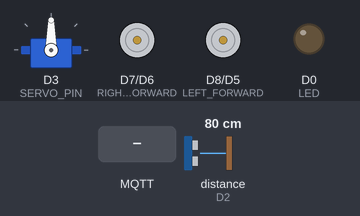
This program was run on a simulated ESP8266 (NodeMCU). On the bench: servo, motor-driver pin pairs drawn as motors (green arrow = first pin HIGH = forward, orange = second pin HIGH = backward, longer = more drive), output pins drawn as LEDs (lit = HIGH). The inputs (shaded band) are chosen by the test bench; at power-on: distance to the obstacle (sensor on D2) 80 cm. The echo pulse lasts 58.3 µs per cm; WiFi joins after 1.5 s; servers stay silent unless stated; random numbers use the default seed unless the program sets one; no MQTT or app messages arrive unless stated; what the program prints to the serial monitor is not drawn.

Above: at 2.9 s.
3.0 s: MQTT message "f" arrives on the first subscribed topic
At 4.1 s:
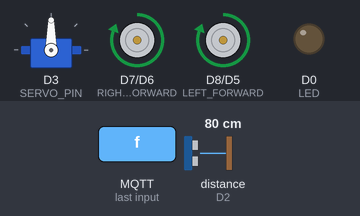
4.5 s: distance to the obstacle (sensor on D2) set to 17 cm
6.0 s: distance to the obstacle (sensor on D2) set to 13 cm
At 7.8 s:
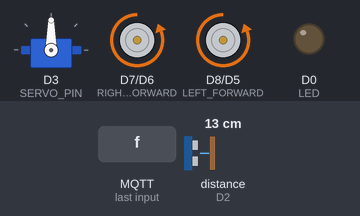
9.0 s: MQTT message "l" arrives on the first subscribed topic
12.0 s: MQTT message "r" arrives on the first subscribed topic
At 12.2 s:
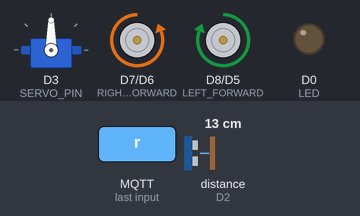
13.9 s: MQTT message "b" arrives on the first subscribed topic
At 14.6 s:
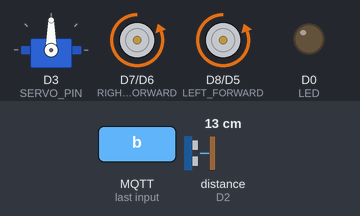
Timing chart, 0 to 16.4 s (numbered marks = the images above; inputs shaded):
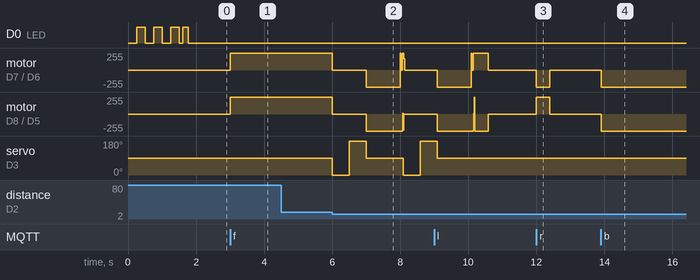

Measured:
- the behaviour switches between 15 and 14 cm on distance to the obstacle (sensor on D2) (found by bisection; images 1 and 2)
- after the input at 3.0 s, motor on D7 (RIGHT_FORWARD) / D6 (RIGHT_BACKWARD), motor on D8 (LEFT_FORWARD) / D5 (LEFT_BACKWARD): stopped → forward 255/255 at once
- after the input at 4.5 s, every drawn part: stays the same
- after the input at 6.0 s, motor on D7 (RIGHT_FORWARD) / D6 (RIGHT_BACKWARD): forward 255/255 → stopped at once, → backward 255/255 1.0 s later, → stopped 1.0 s later; motor on D8 (LEFT_FORWARD) / D5 (LEFT_BACKWARD): forward 255/255 → stopped at once, → backward 255/255 1.0 s later, → stopped 1.1 s later
- after the input at 12.0 s, motor on D7 (RIGHT_FORWARD) / D6 (RIGHT_BACKWARD): stopped → backward 255/255 at once, → stopped 0.40 s later; motor on D8 (LEFT_FORWARD) / D5 (LEFT_BACKWARD): stopped → forward 255/255 at once, → stopped 0.40 s later
- after the input at 13.9 s, motor on D7 (RIGHT_FORWARD) / D6 (RIGHT_BACKWARD), motor on D8 (LEFT_FORWARD) / D5 (LEFT_BACKWARD): stopped → backward 255/255 at once

The program:

main.cpp
```cpp
#include <ESP8266WiFi.h>
#include <NewPing.h>
#define MQTT_MAX_PACKET_SIZE 10

#include <PubSubClient.h>
#include <Servo.h>

#include "controller.cpp"

const char* ssid = "Galaxy M13 5G";
const char* password = "littleb0is";
const char* mqtt_server = "192.168.117.206";

#define LED D0
#define TRIGGER_PIN D1
#define ECHO_PIN D2
#define SERVO_PIN D3
#define DISTANCE_THRESHOLD 15

void callback(char* topic, byte* payload, unsigned int length);
void reconnect();
void led_off();
void led_on();
void setup_wifi();

WiFiClient espClient;
PubSubClient client(espClient);
Servo servo;
Pod pod(servo);
NewPing sonar(TRIGGER_PIN, ECHO_PIN);

void setup() {
  Serial.begin(9600);
  pinMode(LED, OUTPUT);
  servo.attach(SERVO_PIN);
  pod.zero_state();
  WiFi.mode(WIFI_STA);
  WiFi.setSleep(false);

  setup_wifi();
  client.setServer(mqtt_server, 1883);
  client.setCallback(callback);
  reconnect();
}

void loop() {
  if (!client.connected()) {
    reconnect();
  }
  client.loop();
  int distance = sonar.ping_cm();
  if (distance < DISTANCE_THRESHOLD && distance != 0 && pod.state == 'f') {
    pod.zero_state();

    servo.write(0);
    delay(500);
    int left_distance = sonar.ping_cm();
    servo.write(180);
    delay(500);
    int right_distance = sonar.ping_cm();
    pod.move_backward();
    servo.write(90);
    delay(1000);

    if (left_distance < DISTANCE_THRESHOLD &&
        right_distance < DISTANCE_THRESHOLD && left_distance != 0 &&
        right_distance != 0) {
      pod.rotate_left();
      pod.rotate_left();
      pod.rotate_left();
      pod.rotate_left();
      pod.move_forward();
      return;
    }

    if (left_distance == 0) {
      pod.rotate_left();
      delay(500);
      pod.move_forward();
      return;
    }

    if (right_distance == 0) {
      pod.rotate_right();
      delay(500);
      pod.move_forward();
      return;
    }

    if (left_distance < right_distance) {
      pod.rotate_right();
      delay(500);
      pod.move_forward();
      return;
    } else if (right_distance < left_distance) {
      pod.rotate_left();
      delay(500);
      pod.move_forward();
      return;
    }
    pod.turn_right();
    pod.turn_right();
    pod.turn_right();

    pod.move_forward();
  }
}

void setup_wifi() {
  delay(10);
  Serial.println();
  Serial.print("Connecting to ");
  Serial.println(ssid);

  WiFi.begin(ssid, password);

  while (WiFi.status() != WL_CONNECTED) {
    led_on();
    delay(250);
    led_off();
    delay(250);
    Serial.print(".");
  }

  Serial.println("");
  Serial.println("WiFi connected");
  Serial.println("IP address: ");
  Serial.println(WiFi.localIP());
}

void reconnect() {
  while (!client.connected()) {
    led_on();
    delay(100);
    led_off();
    delay(100);
    Serial.print("Attempting MQTT connection...");
    String clientId = "ESP8266Client-";
    clientId += String(random(0xffff), HEX);

    if (client.connect(clientId.c_str(), 0, 0, 0, 0, 0, 0, 0)) {
      Serial.println("connected");
      client.subscribe("topic");
    } else {
      Serial.print("failed, rc=");
      Serial.print(client.state());
      Serial.println(" try again in 1 seconds");
      delay(1000);
    }
  }
  led_on();
}

void callback(char* topic, byte* payload, unsigned int length) {
  Serial.println("Received");
  switch (payload[0]) {
    case 'f':
      pod.move_forward();
      break;
    case 'b':
      pod.move_backward();
      break;
    case 'l':
      pod.turn_left();
      break;
    case 'r':
      pod.turn_right();
      break;
    case 'e':
      pod.rotate_left();
      break;
    case 'w':
      pod.rotate_right();
      break;
    case 's':
      pod.zero_state();
      break;
  }
}

void led_off() { digitalWrite(LED, HIGH); }

void led_on() { digitalWrite(LED, LOW); }
```

controller.cpp
```cpp
#ifndef CONTROLLER_CPP
#define CONTROLLER_CPP

#include <Arduino.h>
#include <Servo.h>

#define LEFT_BACKWARD D5
#define RIGHT_BACKWARD D6
#define RIGHT_FORWARD D7
#define LEFT_FORWARD D8
#define TURN_DURATION 400
#define CHANGE_DELAY 1

class Pod {
 private:
  Servo servo;

 public:
  char state = 's';
  Pod(Servo servo) {
    this->servo = servo;
    pinMode(LEFT_BACKWARD, OUTPUT);
    pinMode(LEFT_FORWARD, OUTPUT);
    pinMode(RIGHT_BACKWARD, OUTPUT);
    pinMode(RIGHT_FORWARD, OUTPUT);
  }
  void move_forward() {
    Serial.println("Moving Forward");
    zero_state();
    state = 'f';
    delay(CHANGE_DELAY);
    digitalWrite(LEFT_FORWARD, HIGH);
    digitalWrite(RIGHT_FORWARD, HIGH);
  }
  void move_backward() {
    Serial.println("Moving Backward");
    zero_state();
    state = 'b';
    delay(CHANGE_DELAY);
    digitalWrite(LEFT_BACKWARD, HIGH);
    digitalWrite(RIGHT_BACKWARD, HIGH);
  }
  void zero_state() {
    state = 's';
    Serial.println("Zero State");
    digitalWrite(LEFT_BACKWARD, LOW);
    digitalWrite(LEFT_FORWARD, LOW);
    digitalWrite(RIGHT_BACKWARD, LOW);
    digitalWrite(RIGHT_FORWARD, LOW);
    this->servo.write(90);
  }
  void turn_left() {
    Serial.println("Turning Left");
    zero_state();
    state = 'l';
    delay(CHANGE_DELAY);
    digitalWrite(RIGHT_FORWARD, HIGH);
    digitalWrite(LEFT_BACKWARD, HIGH);
    delay(TURN_DURATION);
    zero_state();
  }
  void turn_right() {
    Serial.println("Turning Right");
    zero_state();
    state = 'r';
    delay(CHANGE_DELAY);
    digitalWrite(LEFT_FORWARD, HIGH);
    digitalWrite(RIGHT_BACKWARD, HIGH);
    delay(TURN_DURATION);
    zero_state();
  }
  void rotate_right() {
    Serial.println("Rotate Right");
    zero_state();
    state = 'w';
    delay(CHANGE_DELAY);
    digitalWrite(RIGHT_BACKWARD, HIGH);
    digitalWrite(LEFT_FORWARD, HIGH);
  }
  void rotate_left() {
    Serial.println("Rotate Left");
    zero_state();
    state = 'e';
    delay(CHANGE_DELAY);
    digitalWrite(RIGHT_FORWARD, HIGH);
    digitalWrite(LEFT_BACKWARD, HIGH);
  }
};

#endif
```
